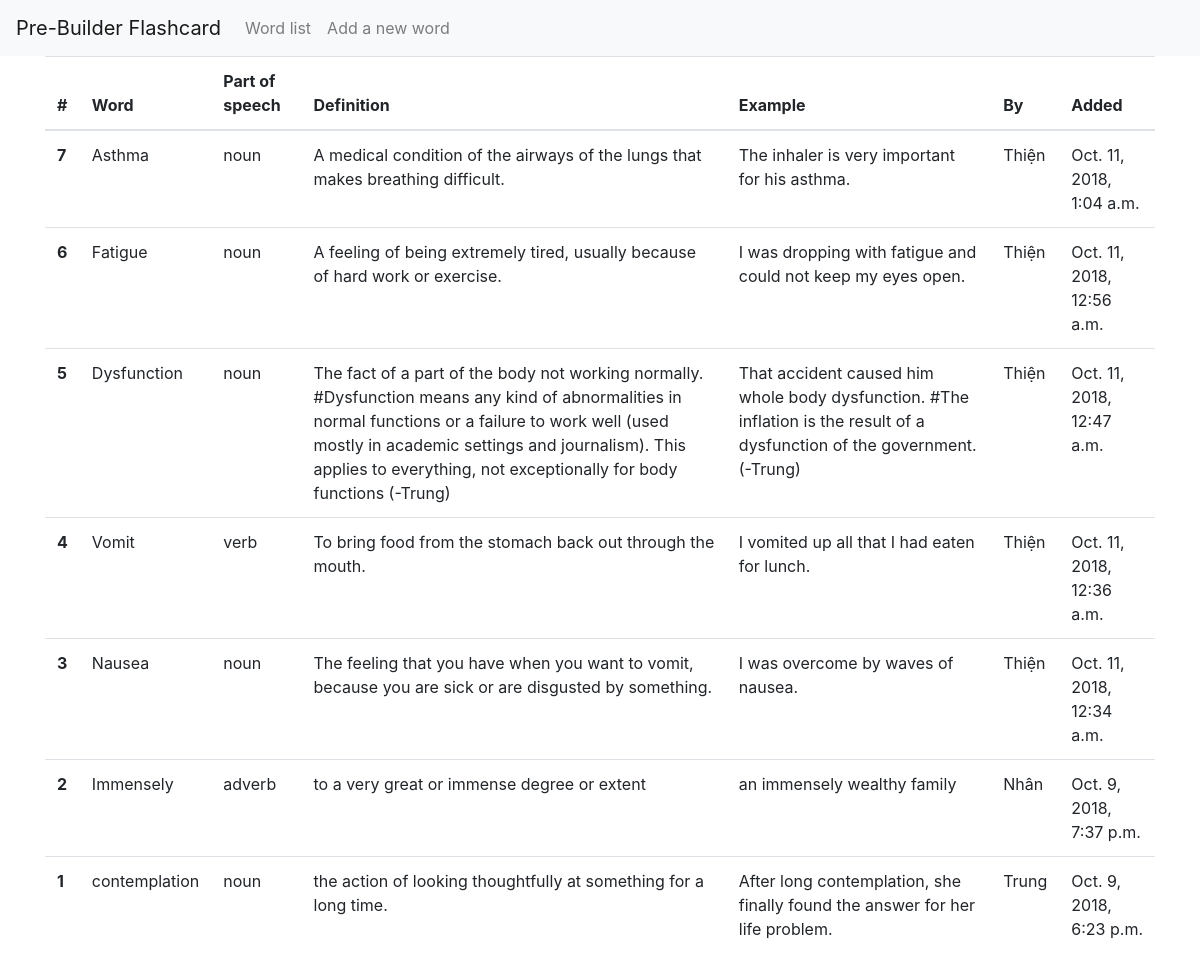
Page /list on the earlier database version.
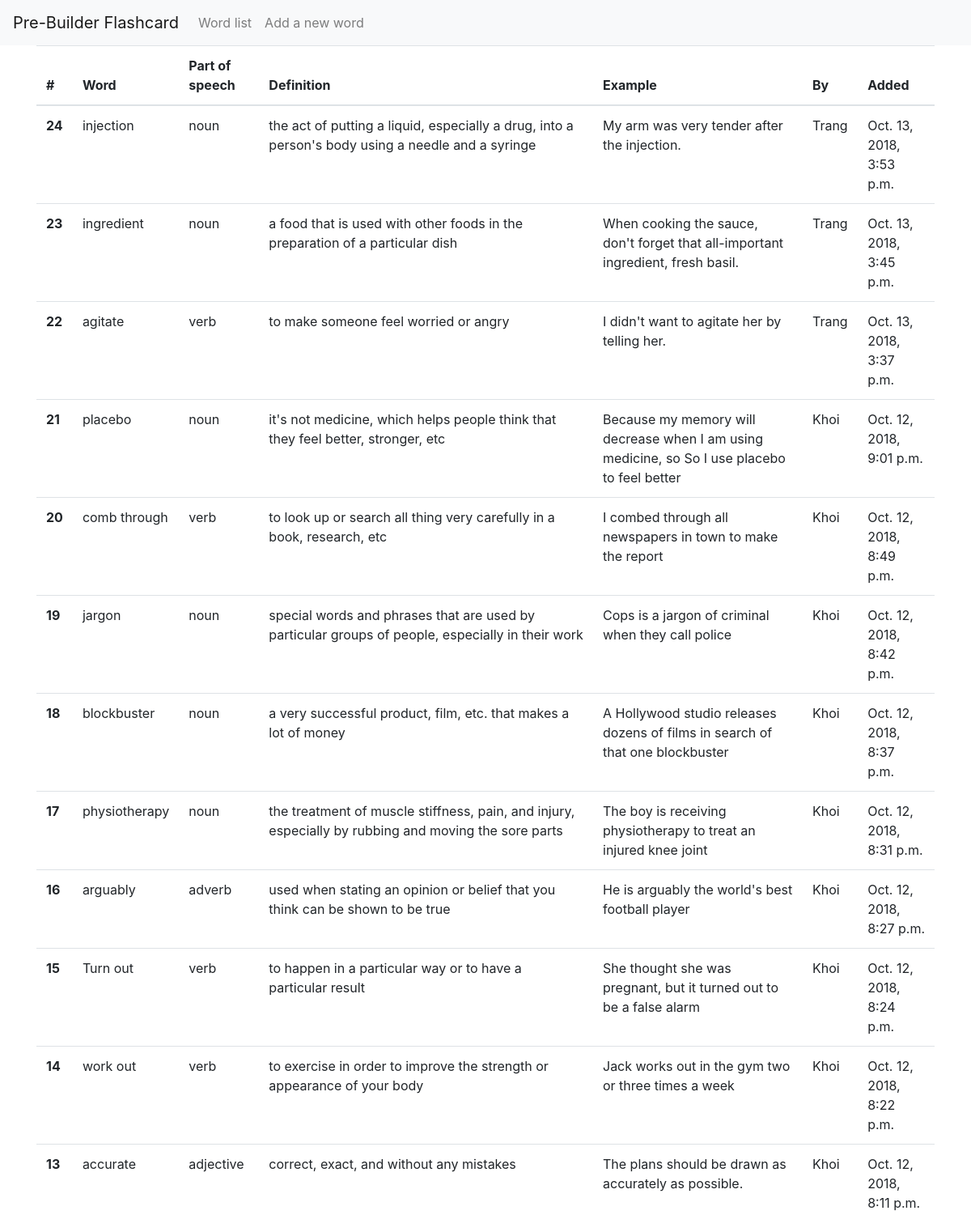
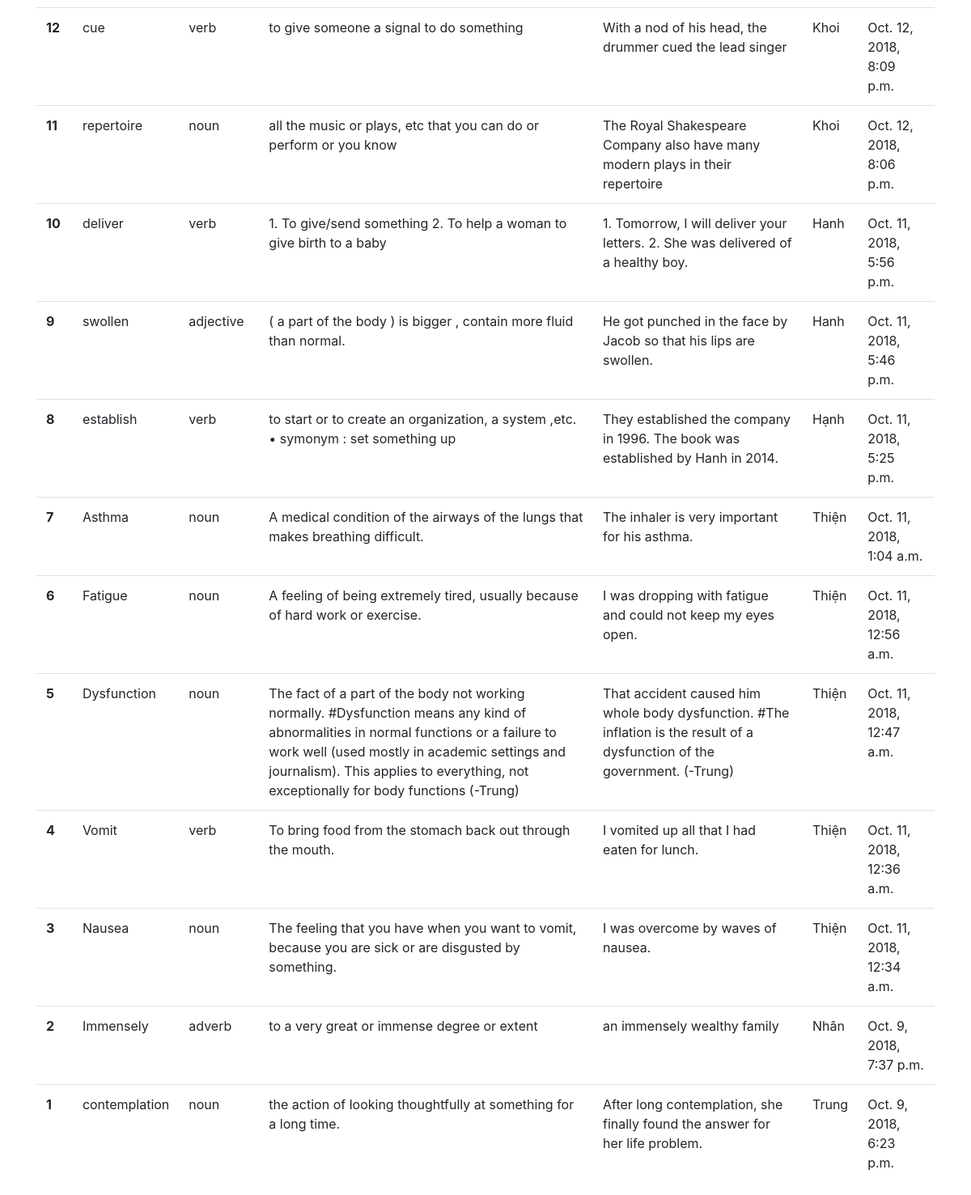
Same page on the later database version (2 pictures, top to bottom).
### flashcard/models.py (models this page shows, shortened)
class Word(models.Model):
    user = models.CharField(max_length = 40)
    word = models.CharField(max_length = 50, unique = True)
    part_of_speech = models.CharField(max_length = 50)
    definition = models.TextField()
    example = models.TextField()
    added = models.DateTimeField(auto_now_add=True)
    class Meta:
        ordering = ('-added',)

### flashcard/views.py (the view)
# urls.py: path("list", views.list_word, name = 'list'),
def list_word(request):
    word_list = Word.objects.all()
    return render(request, 'list.html', {'word_list':word_list})

### template/list.html
{% extends 'base.html' %}
{% block body %}
<div class="container">
    <table class="table">
        <thead>
            <tr>
                <th scope="col">#</th>
                <th scope="col">Word</th>
                <th scope="col">Part of speech</th>
                <th scope="col">Definition</th>
                <th scope="col">Example</th>
                <th scope="col">By</th>
                <th scope="col">Added</th>
            </tr>
        </thead>
        <tbody>
            {% for word in word_list %}
            <tr>
                <th scope="row">{{word.pk}}</th>
                <td>{{word.word}}</td>
                <td>{{word.part_of_speech}}</td>
                <td>{{word.definition}}</td>
                <td>{{word.example}}</td>
                <td>{{word.user}}</td>
                <td>{{word.added}}</td>
            </tr>
            {% endfor %}
        </tbody>
    </table>
</div>
{% endblock %}

Differences in the rows shown:
added Word: pk "24", word "injection", part_of_speech "noun", definition "the act of putting a liquid, especially a drug, into a person's body using a needle and a syringe", example "My arm was very tender after the injection.", user "Trang", added "Oct. 13, 2018, 3:53 p.m."
added Word: pk "23", word "ingredient", part_of_speech "noun", definition "a food that is used with other foods in the preparation of a particular dish", example "When cooking the sauce, don't forget that all-important ingredient, fresh basil.", user "Trang", added "Oct. 13, 2018, 3:45 p.m."
added Word: pk "22", word "agitate", part_of_speech "verb", definition "to make someone feel worried or angry", example "I didn't want to agitate her by telling her.", user "Trang", added "Oct. 13, 2018, 3:37 p.m."
added Word: pk "21", word "placebo", part_of_speech "noun", definition "it's not medicine, which helps people think that they feel better, stronger, etc", example "Because my memory will decrease when I am using medicine, so So I use placebo to feel better", user "Khoi", added "Oct. 12, 2018, 9:01 p.m."
added Word: pk "20", word "comb through", part_of_speech "verb", definition "to look up or search all thing very carefully in a book, research, etc", example "I combed through all newspapers in town to make the report", user "Khoi", added "Oct. 12, 2018, 8:49 p.m."
added Word: pk "19", word "jargon", part_of_speech "noun", definition "special words and phrases that are used by particular groups of people, especially in their work", example "Cops is a jargon of criminal when they call police", user "Khoi", added "Oct. 12, 2018, 8:42 p.m."
added Word: pk "18", word "blockbuster", part_of_speech "noun", definition "a very successful product, film, etc. that makes a lot of money", example "A Hollywood studio releases dozens of films in search of that one blockbuster", user "Khoi", added "Oct. 12, 2018, 8:37 p.m."
added Word: pk "17", word "physiotherapy", part_of_speech "noun", definition "the treatment of muscle stiffness, pain, and injury, especially by rubbing and moving the sore parts", example "The boy is receiving physiotherapy to treat an injured knee joint", user "Khoi", added "Oct. 12, 2018, 8:31 p.m."
added Word: pk "16", word "arguably", part_of_speech "adverb", definition "used when stating an opinion or belief that you think can be shown to be true", example "He is arguably the world's best football player", user "Khoi", added "Oct. 12, 2018, 8:27 p.m."
added Word: pk "15", word "Turn out", part_of_speech "verb", definition "to happen in a particular way or to have a particular result", example "She thought she was pregnant, but it turned out to be a false alarm", user "Khoi", added "Oct. 12, 2018, 8:24 p.m."
added Word: pk "14", word "work out", part_of_speech "verb", definition "to exercise in order to improve the strength or appearance of your body", example "Jack works out in the gym two or three times a week", user "Khoi", added "Oct. 12, 2018, 8:22 p.m."
added Word: pk "13", word "accurate", part_of_speech "adjective", definition "correct, exact, and without any mistakes", example "The plans should be drawn as accurately as possible.", user "Khoi", added "Oct. 12, 2018, 8:11 p.m."
added Word: pk "12", word "cue", part_of_speech "verb", definition "to give someone a signal to do something", example "With a nod of his head, the drummer cued the lead singer", user "Khoi", added "Oct. 12, 2018, 8:09 p.m."
added Word: pk "11", word "repertoire", part_of_speech "noun", definition "all the music or plays, etc that you can do or perform or you know", example "The Royal Shakespeare Company also have many modern plays in their repertoire", user "Khoi", added "Oct. 12, 2018, 8:06 p.m."
added Word: pk "10", word "deliver", part_of_speech "verb", definition "1. To give/send something 2. To help a woman to give birth to a baby", example "1. Tomorrow, I will deliver your letters. 2. She was delivered of a healthy boy.", user "Hanh", added "Oct. 11, 2018, 5:56 p.m."
added Word: pk "9", word "swollen", part_of_speech "adjective", definition "( a part of the body ) is bigger , contain more fluid than normal.", example "He got punched in the face by Jacob so that his lips are swollen.", user "Hanh", added "Oct. 11, 2018, 5:46 p.m."
added Word: pk "8", word "establish", part_of_speech "verb", definition "to start or to create an organization, a system ,etc. • symonym : set something up", example "They established the company in 1996. The book was established by Hanh in 2014.", user "Hạnh", added "Oct. 11, 2018, 5:25 p.m."
